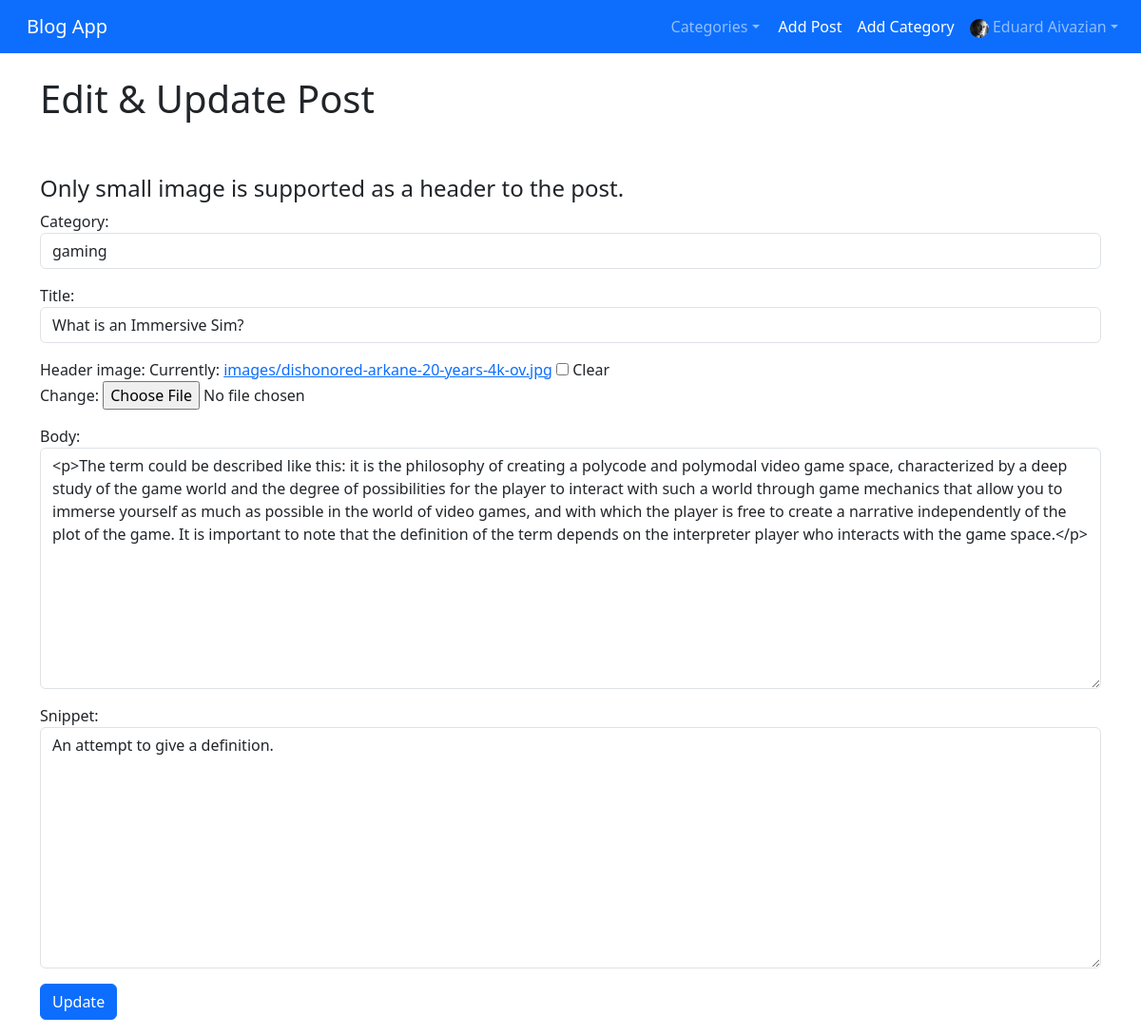
/article/edit/4 (signed in), run on the app's committed database.
### blogs/models.py (models this page shows, shortened)
class UserProfile(models.Model):
    user = models.OneToOneField(User, null=True, on_delete=models.CASCADE)
    bio = models.TextField()
    profile_picture = models.ImageField(null=True,
                                     blank=True,
                                     upload_to='images/profile_pictures')
    nickname = models.CharField(max_length=255, null=True, blank=True)
    first_name = models.CharField(max_length=255, null=True, blank=True)
    last_name = models.CharField(max_length=255, null=True, blank=True)
    email_address = models.CharField(max_length=255, null=True, blank=True)
    website_url = models.CharField(max_length=255, null=True, blank=True)
    vk_url = models.CharField(max_length=255, null=True, blank=True)
    twitter_url = models.CharField(max_length=255, null=True, blank=True)
    instagram_url = models.CharField(max_length=255, null=True, blank=True)
    github_url = models.CharField(max_length=255, null=True, blank=True)
    steam_url = models.CharField(max_length=255, null=True, blank=True)
    spotify_url = models.CharField(max_length=255, null=True, blank=True)

class Post(models.Model):
    category = models.CharField(max_length=100, default='it') # категория поста со значением "IT" по умолчанию
    header_image = models.ImageField(null=True,
                                     blank=True,
                                     upload_to='images/')
    snippet = models.CharField(max_length=100)
    title = models.CharField(max_length=100) # название поста
    title_tag = models.CharField(max_length=100, default='Blog App')
    author = models.ForeignKey(User, on_delete=models.CASCADE) # при удалении темы, все записи по теме также удаляются - это каскадное удаление
    body = RichTextField(blank=True, null=True) # "богатое" поле для написания поста
    date_added = models.DateTimeField(auto_now_add=True)
    likes = models.ManyToManyField(User, related_name='blog_posts') # кнопка лайка

### blogs/views.py (the view)
class UpdatePostView(UpdateView):
    model = Post
    form_class = UpdatePostForm
    template_name = 'update_post.html'
    success_url = reverse_lazy('home')
    def get_context_data(self, *args, **kwargs):
        category_menu = Category.objects.all() # достаёт все названия категорий из Category.models.py
        context = super(UpdatePostView, self).get_context_data(*args, **kwargs)
        context ['category_menu'] = category_menu
        return context

### blogs/forms.py
class UpdatePostForm(forms.ModelForm):
    class Meta:
        model = Post
        fields = ('category', 'title', 'header_image', 'body', 'snippet')
        widgets = {
            'category': forms.Select(choices=choice_list, attrs={'class': 'form-control'}),
            'title': forms.TextInput(attrs={'class': 'form-control', 'placeholder': 'Type the title of your post here!'}),
            'body': forms.Textarea(attrs={'class': 'form-control', 'placeholder': 'Write something sick!'}),
            'snippet': forms.Textarea(attrs={'class': 'form-control'}),
        }

### blogs/models.py (called while the page is built)
    def __str__(self):
        return self.name

### blogs/templates/update_post.html (shortened to what this page needs)
{% extends "base.html" %}
{% block content %}
{% if user.is_authenticated %}
    {% if user.id == 1 %}
        <h1>Edit & Update Post</h1>
        <br/><br/>
        <div class="mb-3">
            <form method="POST" enctype="multipart/form-data">
                <h4>Only small image is supported as a header to the post.</h4>
                {{ form.as_p }}
                <button class="btn btn-primary">Update</button>
            </form>
        </div>
    {% endif %}
{% else %}
<strong> You have to be logged in in order to update posts!</strong>
{% endif %}
{% endblock content %}

### blogs/templates/base.html (shortened to what this page needs)
{% load static %}
<!doctype html>
<html lang="en" dir="ltr">
  <head>
    <link rel="stylesheet" href="https://cdn.jsdelivr.net/npm/bootstrap@5.3.0-alpha3/dist/css/bootstrap.rtl.min.css">
  </head>
  <body>
    <nav class="navbar navbar-expand-lg bg-primary" data-bs-theme="dark">
        <div class="container-fluid">
          <a class="navbar-brand" href="{% url 'home' %}">Blog App</a>
          <div class="collapse navbar-collapse" id="navbarSupportedContent">
            <ul class="navbar-nav me-auto mb-2 mb-lg-0">
              {% if user.is_authenticated %}
                {% if category_menu %}
                  <li class="nav-item dropdown">
                    <a class="nav-link dropdown-toggle" href="#" role="button" data-bs-toggle="dropdown" aria-expanded="false">
                      Categories
                    </a>
                  </li>
                {% else %}
                  <li class="nav-item">
                    <a class="nav-link active" href="{% url 'category-list' %}">Categories</a>
                  </li>
                {% endif %}
                <li class="nav-item">
                  <a class="nav-link active" href="{% url 'add_post' %}">Add Post</a>
                </li>
                <li class="nav-item">
                  <a class="nav-link active" href="{% url 'add_category' %}">Add Category</a>
                </li>
                <li class="nav-item dropdown">
                  <a class="nav-link dropdown-toggle" href="#" role="button" data-bs-toggle="dropdown" aria-expanded="false">
                    {% if user.userprofile.profile_picture.url %}
                      <img src="{{ user.userprofile.profile_picture.url }}" class="rounded-circle" width="20" height="20">
                      {{ user.first_name }} {{ user.last_name }}
                    {% else %}
                      <img src="{% static 'blogs/images/default_profile_picture.png' %}" class="rounded-circle" width="20" height="20">
                      {{ user.first_name }} {{ user.last_name }}
                    {% endif %}
                  </a>
                </li>
              {% endif %}
                </ul>
          </div>
        </div>
      </nav>
    <br/>
    <div class="container">
        {% block content %}
        {% endblock content %}
    </div>
  </body>
</html>

### data on the page
Post: category "gaming", title "What is an Immersive Sim?", body "<p>The term could be described like this: it is the philosophy of creating a polycode and polymodal video game space, characterized by a deep study of the game world and the degree of possibilities for the player to interact with such a world through game mechanics that allow you to immerse yourself as much as possible in the world of video games, and with which the player is free to create a narrative independently of the plot of the game. It is important to note that the definition of the term depends on the interpreter player who interacts with the game space.</p>", snippet "An attempt to give a definition."

### other printed values
{{ user.first_name }} "Eduard"
{{ user.last_name }} "Aivazian"
